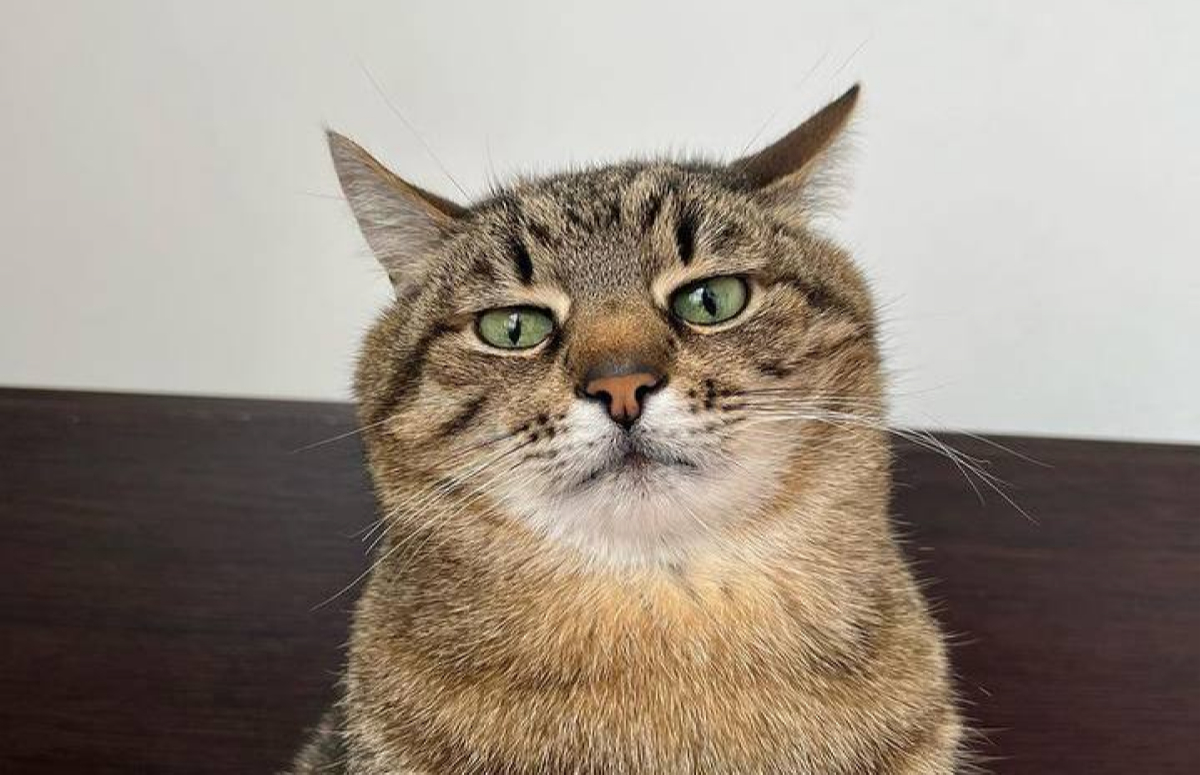
#> input picture variant-8.jpg, 1200 x 775 px
$ python lab8-task1.py
#> lines starting #> are read from the running program, lines starting #| are printed output that depends on the picture
import cv2

img = cv2.imread('variant-8.jpg')
#> img is the input picture: shape (775, 1200, 3); mean B, G, R 130.6, 142.3, 153.7

height, width, _ = img.shape
#> height = 775; width = 1200

center_x = width // 2
#> center_x = 600
center_y = height // 2
#> center_y = 387

crop_x = center_x - 200
#> crop_x = 400
crop_y = center_y - 200
#> crop_y = 187
crop_width = 400
crop_height = 400

cropped_img = img[crop_y:crop_y+crop_height, crop_x:crop_x+crop_width]
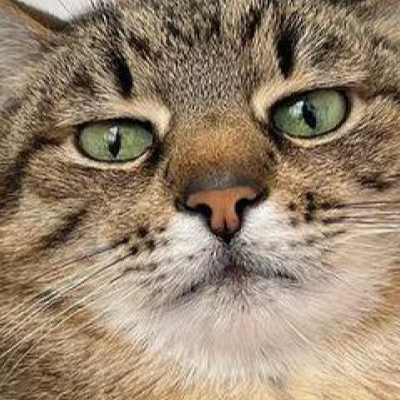
#> cropped_img: shape (400, 400, 3); mean B, G, R 109.4, 131.4, 151

# Save the cropped image to a new file
cv2.imwrite('cropped_variant-8.jpg', cropped_img)
